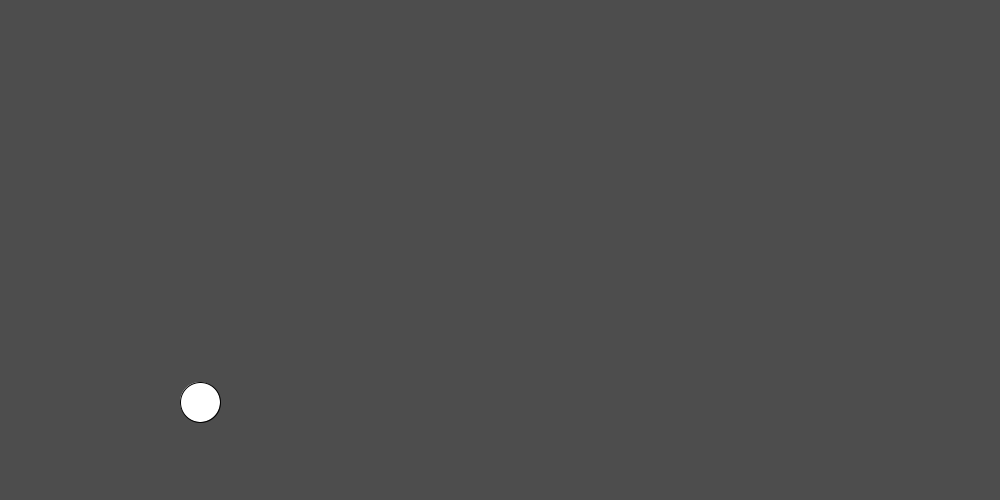
Frame 1 (no input)
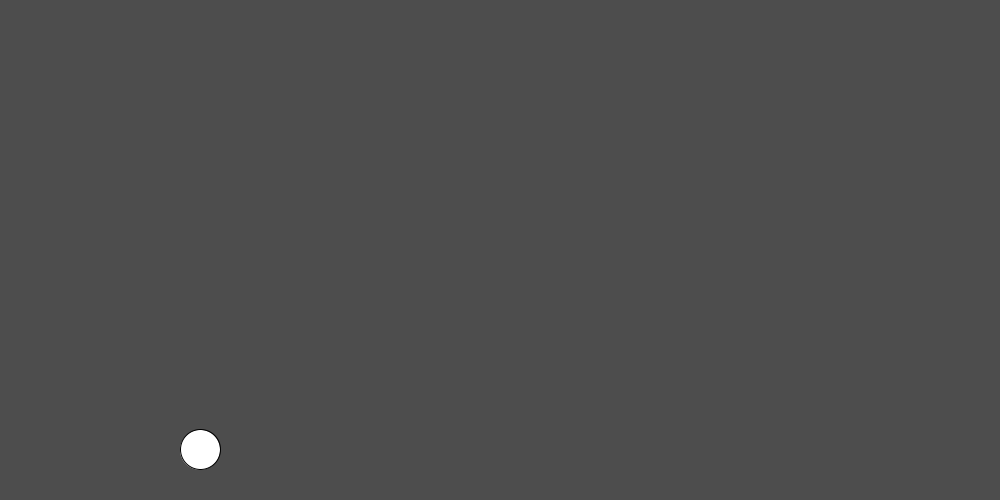
Frame 60 (the mouse pressed at the canvas centre just before this capture)
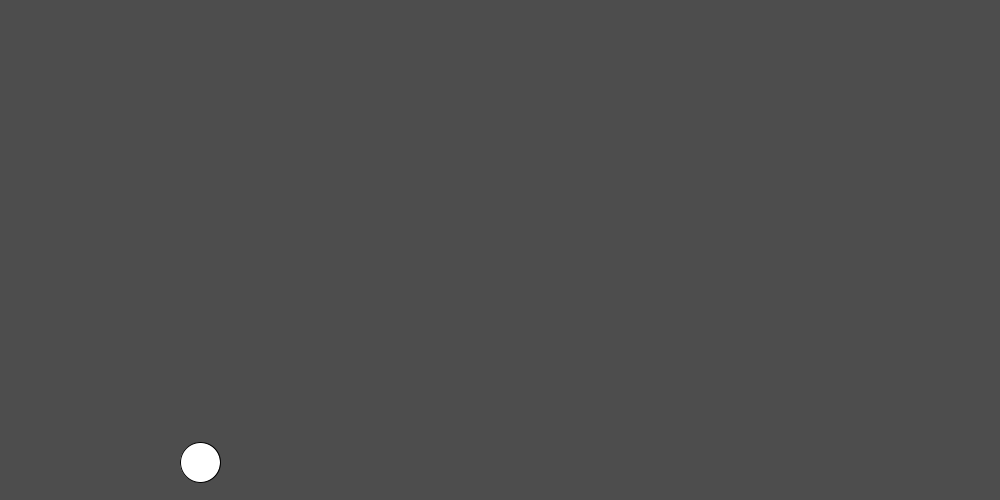
Frame 120 (the mouse held since frame 60 and released just before this capture)

The Processing sketch that drew these frames (run headless with seeded random() and noise(); from frame 60 on, the mouse is pressed at the canvas centre):

// Processing sketch: ball_phisics
// ── ball_phisics.pde
///////////////////////////global vars
PVector b_pos, b_vel, gravity; 
Ball b ;

void setup() {
  size(1000, 500);
  
  gravity = new PVector(0,2);
  b_pos = new PVector(200,400);
  b_vel = new PVector(0, 0);
  b = new Ball(b_pos,b_vel);

}

void draw() {
  background(77);
  //b.vel.x = map(mouseX,0,width,-5,5);
  b.applyForce(gravity);
  
  println(gravity.y);
  b.update();
  b.show();
  b.edges();

}

// ── ball_class.pde
class Ball { 
  PVector pos, vel, acc;
  float d,mass;
  
  Ball (PVector position, PVector velocity) {  
    pos = position; 
    vel = velocity;
    acc = new PVector(0,0);
    d = 40;
    mass = 2;
  }
  
  void applyForce(PVector force){
    force.mult(mass);//because force.div(mass) is changes force itself
    acc = force.div(mass);
  }
  
  void edges(){
    if (pos.x > width-d/2 ) {pos.x = width-d/2;vel.x = -vel.x*0.99;}
    if (pos.y > height-d/2 ) {pos.y = height-d/2;vel.y = -vel.y*0.99;}
    if (pos.x < d/2 ) {pos.x = d/2;vel.x = -vel.x*0.99;}
    if (pos.y < d/2 ) {pos.y = d/2; vel.y = -vel.y*0.99;}
  }
  
  void update() {
    vel.add(acc);
    pos.add(vel);
    
  }
  
  void show(){
    circle(pos.x,pos.y,d);
  }
} 
